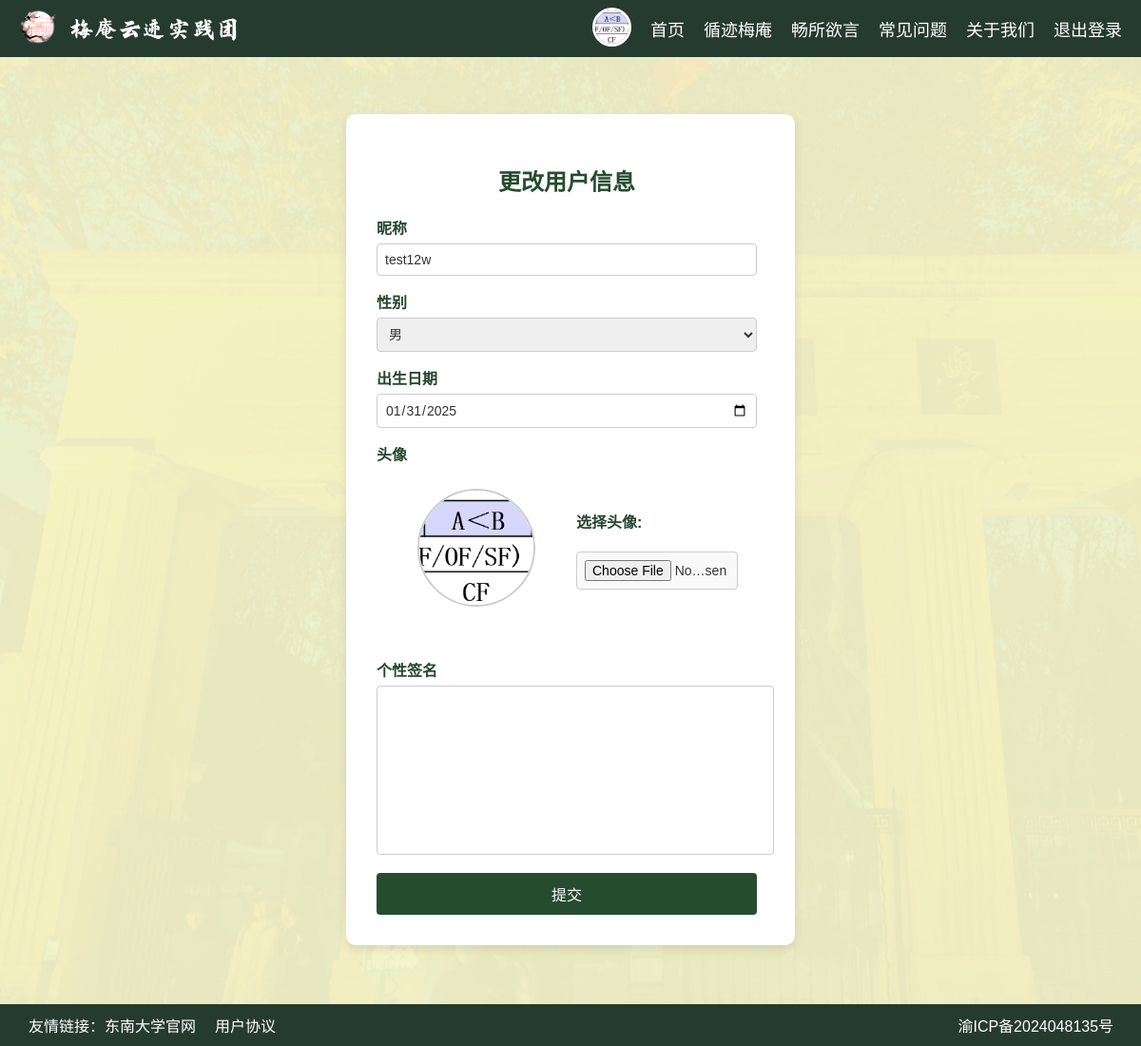
The page /editprofile/2/ (signed in) on the database its author committed.
### home/models.py (models this page shows, shortened)
class UserProfile(models.Model):
    owner = models.OneToOneField(User, on_delete=models.CASCADE,verbose_name='用户')#包含基础的User，如用户名和密码
    nick_name = models.CharField('昵称',max_length=20,blank=True,default='')#昵称
    USER_GENDER_TYPE=(
        ('0','请选择'),('male','男'),('female','女'),('others','其他'),)
    gender=models.CharField('性别',max_length=8,choices=USER_GENDER_TYPE,default='0')
    birthday=models.DateField('出生日期',null=True,blank=True)
    image=models.ImageField(verbose_name='头像',upload_to=user_directory_path,default='home/user_img/default.png',max_length=100,blank=True,null=True)
    sign=models.TextField('个性签名',max_length=100,null=True,blank=True,default='')
    def __str__(self):
        return self.owner.username

### home/views.py (the view)
# urls.py: path('editprofile/<int:userid>/',views.editprofile_view,name='editprofile'),
@login_required(login_url='home:login_prompt')
def editprofile_view(request:HttpRequest,userid:int):
    if request.user.id==userid:
        form=None
        success=False
        user_profile = get_object_or_404(UserProfile, owner=request.user)
        print(user_profile.image.url)
        if request.method=='POST':
            form=UserProfileForm(request.POST,userprofile=user_profile)
            if form.is_valid():
                user_profile.nick_name = form.cleaned_data['nick_name']
                user_profile.gender = form.cleaned_data['gender']
                user_profile.birthday = form.cleaned_data['birthday']
                user_profile.sign = form.cleaned_data['sign']
                if 'image' in request.FILES:
                    print('上传了头像',request.FILES['image'])
                    user_profile.image = request.FILES['image']
                user_profile.save()  # 保存到数据库
                success=True
        else:
            form=UserProfileForm(userprofile=user_profile)
            success=False
        context=default_context(request)
        context.update({
            'form':form,
            'userprofile':user_profile,
            'success':success
        })
        return render(request,'home/editprofile.html',context)
    else:
        return redirect('home:login_prompt')

### home/forms.py
class UserProfileForm(forms.Form):
    nick_name = forms.CharField(label='昵称', max_length=20, required=True)
    gender = forms.ChoiceField(label='性别', choices=USER_GENDER_TYPE, required=True)
    birthday = forms.DateField(label='出生日期', widget=forms.DateInput(attrs={'type': 'date'}), required=True)
    sign = forms.CharField(label='个性签名', max_length=100, required=False, widget=forms.Textarea)
    def __init__(self,*args,**kwargs):
        userprofile=kwargs.pop('userprofile',None)
        print(kwargs)
        super().__init__(*args,**kwargs)
        print(userprofile)
        if userprofile is not None:
            self.fields['nick_name'].initial =userprofile.nick_name
            self.fields['gender'].initial =userprofile.gender
            self.fields['birthday'].initial = str(userprofile.birthday).replace('/', '-')
            self.fields['sign'].initial =userprofile.sign
        else:
            print('错误！无法获取用户')
            raise ValueError("UnknownError")

### home/views.py (called while the page is built)
def get_userprofile(request:HttpRequest):
    nickname=None
    user_profile=None
    if request.user.is_authenticated and (not request.user.is_superuser):
        try:
            user_profile = UserProfile.objects.get(owner=request.user)
            nickname = user_profile.nick_name
        except UserProfile.DoesNotExist:
            nickname='None'
    elif request.user.is_superuser:
        nickname=request.user.username
    return nickname, user_profile

def default_context(request:HttpRequest):
    nickname,userprofile=get_userprofile(request)
    d={'nick_name':nickname,
       'user':request.user,
       'userprofile':userprofile,}
    return d

### home/templates/home/editprofile.html (shortened to what this page needs)
{% extends 'home/base.html' %}
{% load static %}
{% block otherstyles %}
    <link rel="stylesheet" href="{% static 'home/styles/editprofile.css' %}">
{% endblock otherstyles %}
{% block content %}
<div class="container">
    <h2>更改用户信息</h2>
    <form method="post" enctype="multipart/form-data">
        <div class="input-container">
            <label for="id_nick_name">昵称</label>
            {{ form.nick_name }}
        </div>
        <div class="input-container">
            <label for="id_gender">性别</label>
            {{ form.gender }}
        </div>
        <div class="input-container">
            <label for="id_birthday">出生日期</label>
            {{ form.birthday }}
        </div>
        <div>
            <label>头像</label>
            <div class="profile-image">
                <div class="image-left">
                    <img src="{% if userprofile.image %} {{ userprofile.image.url }} {% else %}#{% endif %}" alt="无法显示头像" id="current-image">
                </div>
                <div class="image-right">
                    <label for="id_image">选择头像:</label>
                    <input type="file" name="image" id="id_image" accept="image/*">
                </div>
            </div>
        </div>
        <div class="input-container">
            <label for="id_sign">个性签名</label>
            {{ form.sign }}
        </div>
        <button class="submit-button" type="submit">提交</button>
    </form>
</div>
{% endblock content%}

### home/templates/home/base.html (shortened to what this page needs)
<!DOCTYPE html>
<html lang="zh-CN">
{% load static %}
<head>
    <link rel="stylesheet" href="{% static 'home/styles/mainstyle.css' %}">
    {% block otherstyles %}{% endblock otherstyles %}
</head>
<body>
    <header>
        <div class='group' style="display: inline-block;">
            <a href="{% url 'home:index' %}"><img src="{% static 'home/img/icon.png' %}" alt="Logo" id="logo"></a>
             <a href="{% url 'home:index' %}"><img src="{% static 'home/img/logotext.png' %}" alt="logotext" id="logotext"></a>
        </div>
        <nav>
            {% if user.is_authenticated %}
                <a href="{% if user.is_superuser %}{% url 'admin:index' %}{% else %}{% url 'home:userprofile' userid=user.id %}{% endif %}"
                >
                    {% if user.is_superuser %}
                        用户：ADMIN
                    {% else %}
                        <img src="{{ userprofile.image.url }}" alt="头像" id="avatar">
                    {% endif %}
                </a>
            {% else %}
                <a href="{% url 'home:login' %}" class="nav-text">用户: 未登录</a>
            {% endif %}
            <a href="{% url 'home:index' %}" class="nav-text">首页</a>
            <a href="{% url 'home:findmeian' %}" class="nav-text">循迹梅庵</a>
            {% if user.is_superuser %}
                <a href="{% url 'home:comment-management' %}" class="nav-text">评论管理</a>
            {% else %}
                <a href="{% url 'home:freetotalk' %}" class="nav-text">畅所欲言</a>
            {% endif %}
            <a href="{% url 'home:question' %}" class="nav-text">常见问题</a>
            <a href="{% url 'home:about' %}" class="nav-text">关于我们</a>
            {% if user.is_authenticated %}
                <a href="javascript:void(0);" onclick="showLogoutDialog();" class="nav-text">退出登录</a>
            {% else %}
                <a href="{% url 'home:login' %}" class="nav-text">登录</a>
            {% endif %}
        </nav>
    </header>
    <div class="header-avoid"></div>
    <main class="content">
        {% block content %}{% endblock content %}
    </main>
    <footer>
        <span class="left">
            <a href="https://www.seu.edu.cn" target="_blank">友情链接：东南大学官网</a>
            <a href="{% url 'home:user-agreement' %}" target="_blank">用户协议</a>
        </span>
        <a class="right" href="https://beian.miit.gov.cn/" target="_blank">渝ICP备2024048135号&nbsp;&nbsp;</a>
    </footer>
    <br><br>
</body>
</html>

### home/static/home/styles/mainstyle.css (style rules this page uses)
html { overflow-x: hidden; }
body::before { content: ""; position:fixed; top: 0; left: 0; right: 0; bottom: 0; width: 100%; background-color: rgba(235, 239, 175,0.5); z-index: -1; }
body { font-family: Arial, sans-serif; margin: 0; padding: 0; background-image: url("../img/background.png"); background-size: cover; background-repeat: no-repeat; background-attachment: fixed; }
header { display: flex; justify-content: space-between; align-items: center; background-color: #263b30; color: white; padding: 10px 20px; position:fixed; width: 100vw; height: 40px; top:0; z-index: 1000; }
header #logo { width: 40px; height: 40px; }
header #logotext { height: 40px; }
nav { display: flex; gap: 20px; margin-right: 40px; align-items: center; }
nav a.nav-text { color: white; text-decoration: none; font-size: 18px; }
.header-avoid { margin: 30px; height: 20px; }
nav #avatar { width: 35px; height: 35px; border-radius: 50%; object-fit: cover; border: 3px solid #fff; }
footer { display: flex; justify-content: space-between; align-items: center; background-color: #263b30; color: white; padding: 10px 20px; bottom: 0px; left: 0; width: 100vw; position: fixed; z-index: 1000; }
footer .left { text-align: left; display: flex; }
footer .right { text-align: right; margin-right: 40px; }
footer a { color: white; text-decoration: none; margin-left: 10px; margin-right:10px; }

### home/static/home/styles/editprofile.css (style rules this page uses)
.container { margin: 70px auto; background-color: #ffffff; padding: 2rem 2.5rem 2rem 2rem; border-radius: 10px; box-shadow: 0 4px 10px rgba(0, 0, 0, 0.1); width: 400px; text-align: center; align-items: center; }
h2 { color: #264c30; text-align: center; margin-bottom: 20px; }
form div { margin-bottom: 15px; }
label { display: block; margin-bottom: 5px; color: #264730; font-weight: bold; text-align: left; }
input[type="text"], input[type="date"], select { box-sizing: border-box; width: 100%; padding: 8px; border: 1px solid #ccc; border-radius: 4px; font-size: 14px; color: #333; font-family: Arial, sans-serif; }
textarea { width: 100%; padding: 8px; border: 1px solid #ccc; border-radius: 4px; font-size: 14px; color: #333; resize: none; font-family: Arial, sans-serif; }
input[type="file"] { box-sizing: border-box; width: 100%; padding: 8px; border: 1px solid #ccc; border-radius: 4px; font-size: 14px; color: #333; background-color: #f9f9f9; }
.submit-button { width: 100%; padding: 10px; background-color: #264c30; color: #fff; border: none; border-radius: 4px; font-size: 16px; cursor: pointer; }
.profile-image { display: flex; align-items: center; justify-content: space-between; gap: 20px; padding: 20px; }
.image-left { flex: 1; text-align: center; }
.image-left img { width: 120px; height: 120px; border-radius: 50%; object-fit: cover; border: 2px solid #ccc; }
.image-right { flex: 1; display: flex; flex-direction: column; justify-content: center; gap: 10px; }
#id_image { margin-top: 5px; }

### home/templates/home/base.html (style rules this page uses)
.content { opacity: 0; transition: opacity 0.5s ease-in-out; }
.content.fade-in { opacity: 1; }

### rows shown on the page
UserProfile: image (placeholder picture), nick_name "test12w", gender "男", birthday "01/31/2025"
